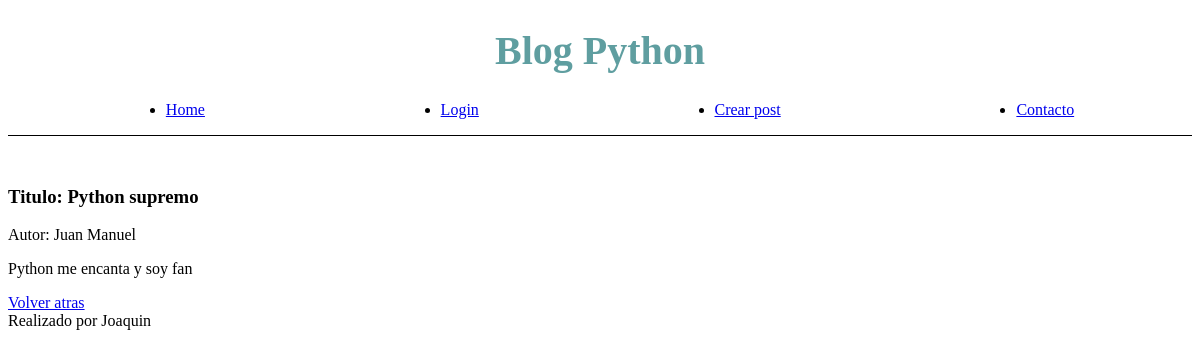
Screenshot of /post/3 with the database file from the repository.
### tables this page shows
CREATE TABLE posts (
    id INTEGER PRIMARY KEY AUTOINCREMENT,
    autor TEXT NOT NULL,
    titulo TEXT NOT NULL,
    contenido TEXT NOT NULL
);

### main.py (the view)
@app.route('/post/<id>')
def post_id(id):
    conn = get_db_connection()
    query = conn.execute("SELECT * FROM posts WHERE posts.id == ?", id)
    post = query.fetchone()
    conn.close()
    if post:
        return render_template("post.html", post=post)
    return redirect('/')

### main.py (called while the page is built)
def get_db_connection():
    conn = sqlite3.connect('blog.db')
    conn.row_factory = sqlite3.Row
    return conn

### templates/post.html (shortened to what this page needs)
{% extends "base.html" %}
{% block head %}
    <link rel="stylesheet" type="text/css" href="{{ url_for('static', filename='css/home.css') }}">
{% endblock %}
{% block main %}
    <div>
        <h3>Titulo: {{ post.titulo }}</h3>
        <p>Autor: {{ post.autor }}</p>
    </div>
    <div>
        <p>{{ post.contenido }}</p>
    </div>
    <a href="/">Volver atras</a>
{% endblock %}

### rows the page displays
posts: titulo "Python supremo", autor "Juan Manuel", contenido "Python me encanta y soy fan"
